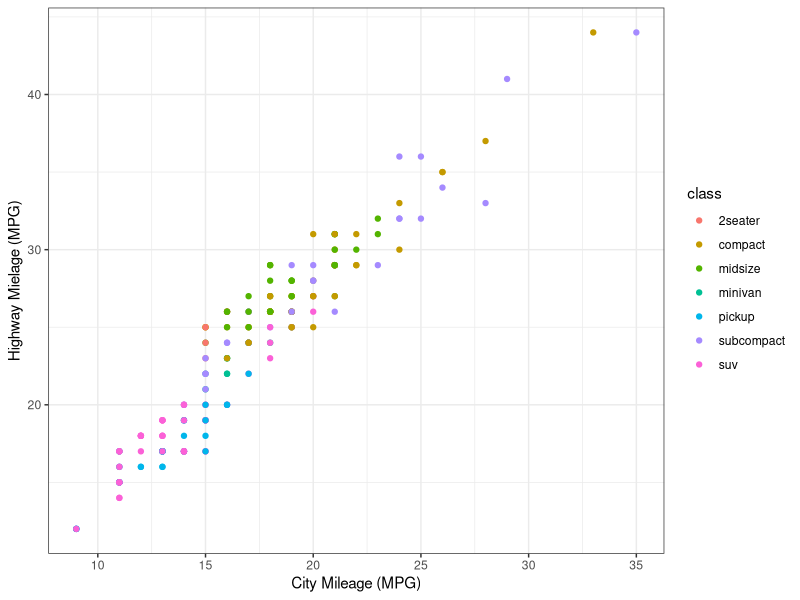
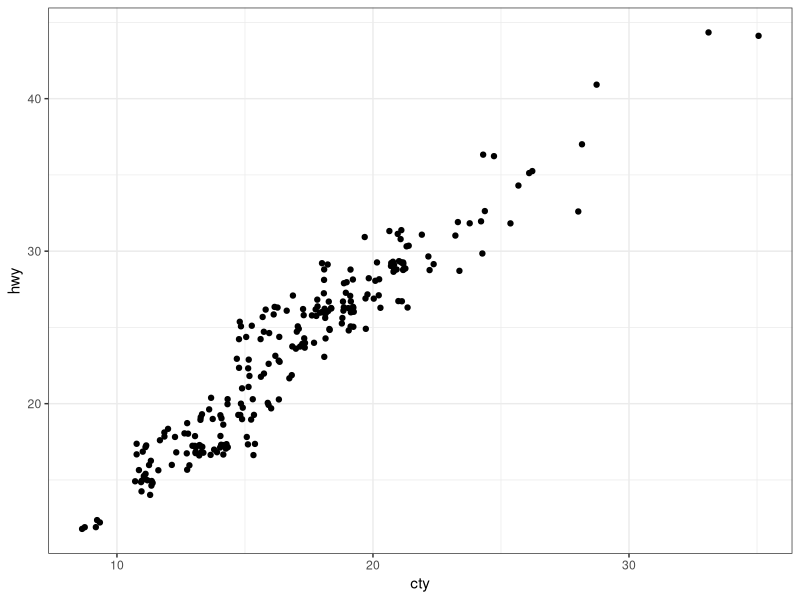
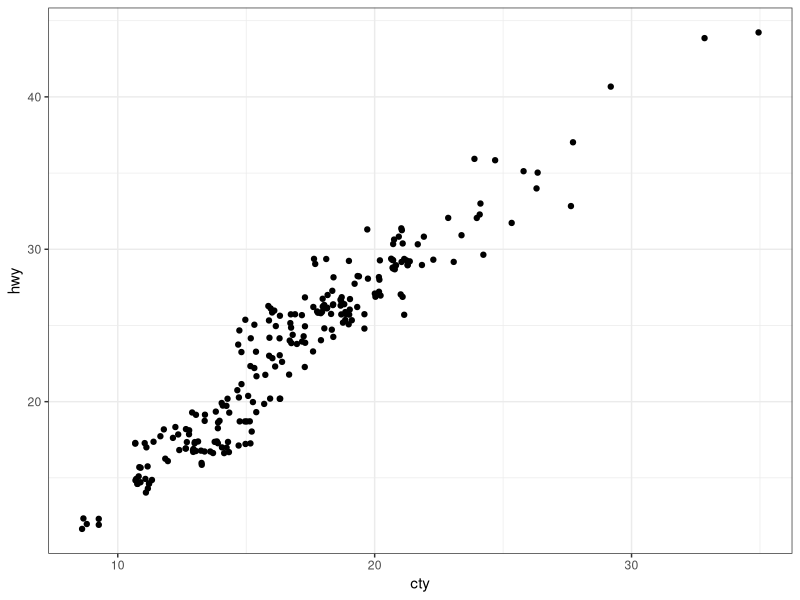
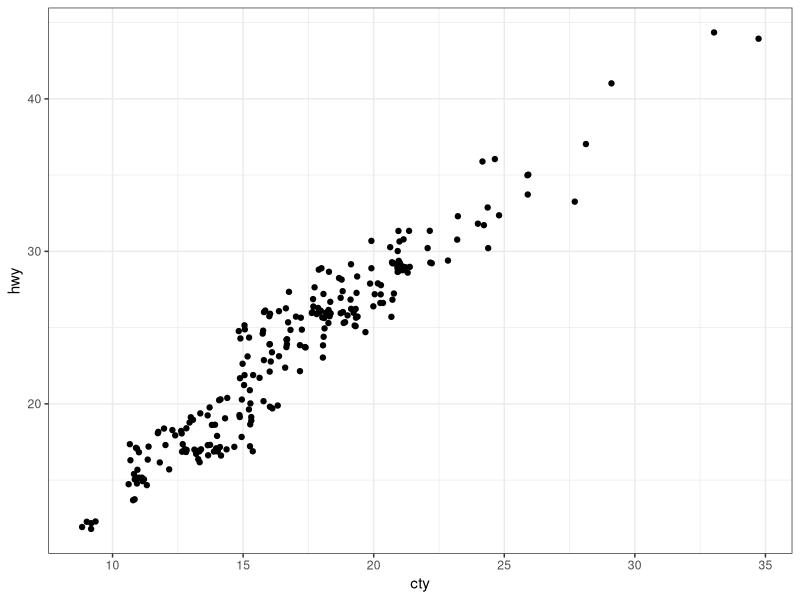
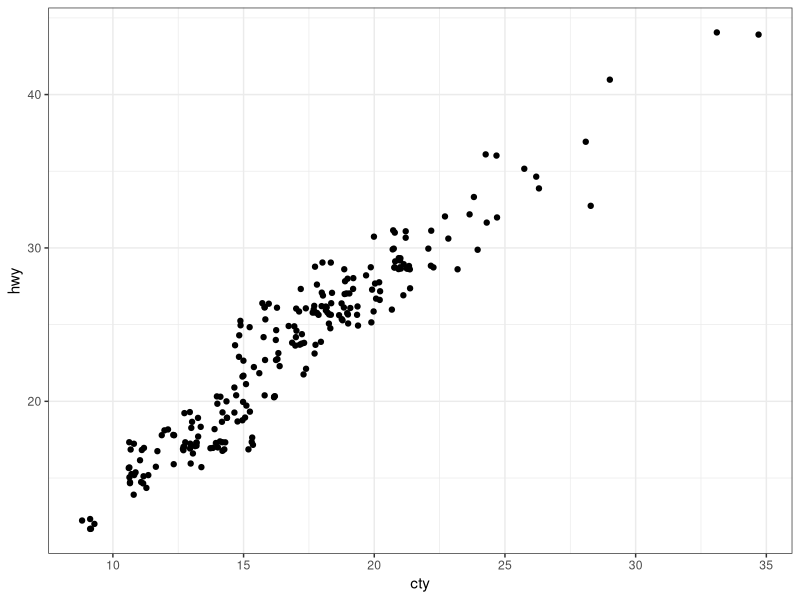
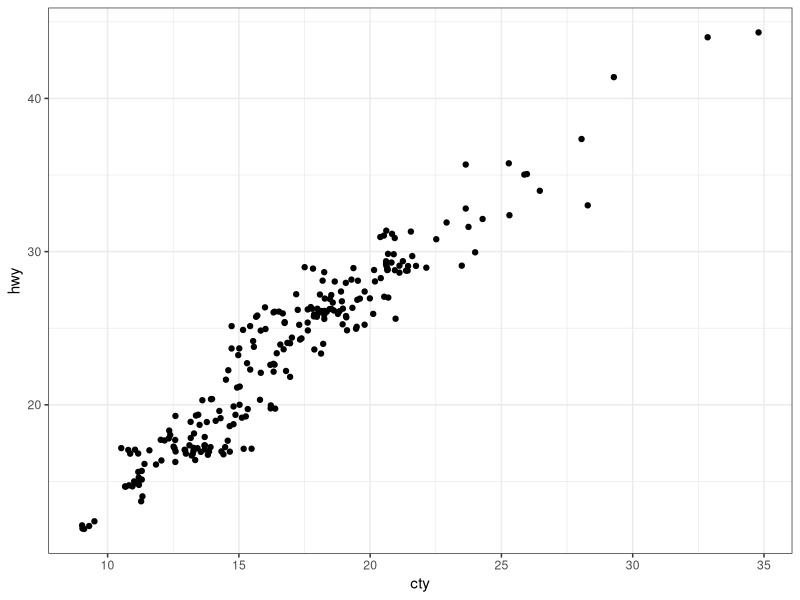
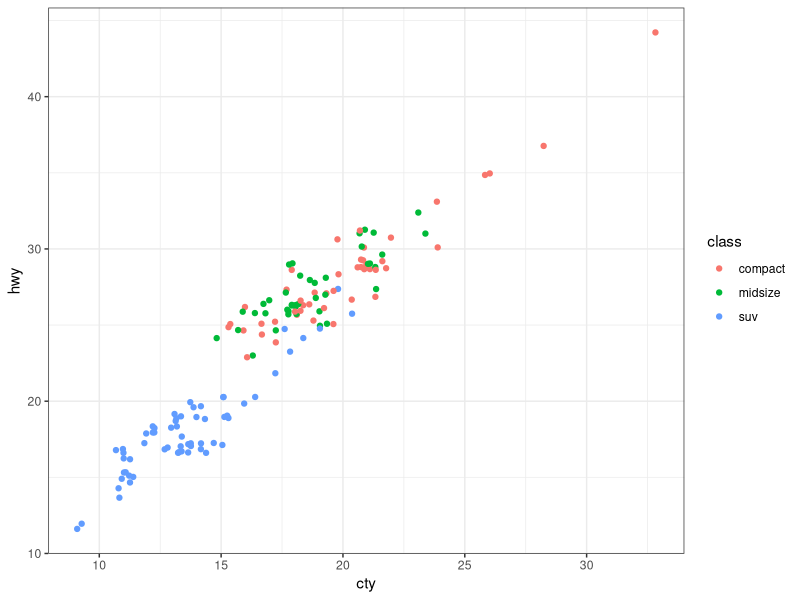
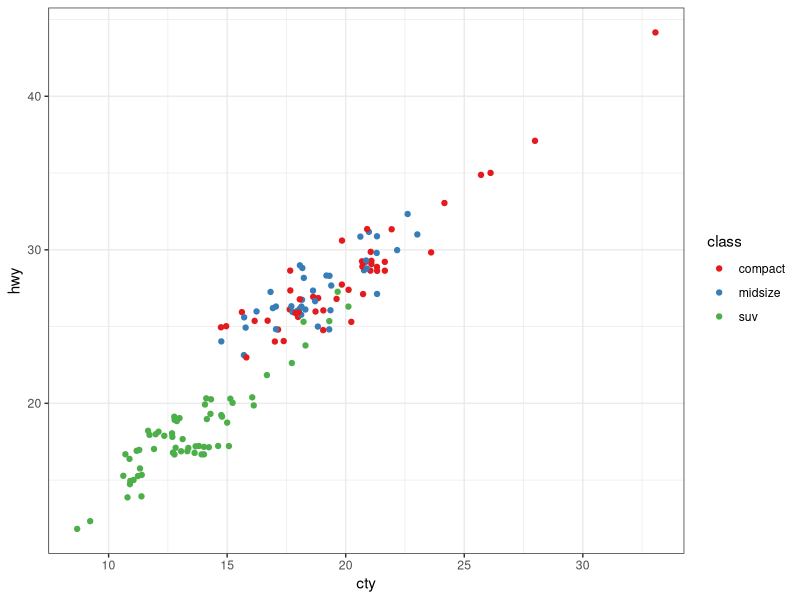

Here is the R script that generated these plots, in order: (Note: this script raises an error after producing the figures.)
# ---------------------------------------------------------- #
#### MODULE 3: Plot even more data!                       ####               
# ---------------------------------------------------------- #

## OBJECTIVE:
# 1. To develop a "grammar of graphics".
# 2. To become comfortable using ggplot2 for exploratory data visualization.


# ---------------------------------------------------------- #
#### SET UP:                                              ####
# ---------------------------------------------------------- #
# REMINDER: In RStudio, open the Rproject for our course (UNCG_DataWrangling), 
# pull any changes from GitHub, and navigate to the branch you created for 
# yourself (just a single branch for the whole semester) in RStudio's Git tab.
# Open this week's assignment in this new branch to complete and submit on GitHub.
# Ideally, you'll commit your answers a bit at a time as you work through
# this assignment, rather than committing all at once at the end.

# Reminder of some helpful resources for graphing in R:
# ggplot Cookbook: http://www.cookbook-r.com/Graphs/
# Official ggplot2 Book: https://ggplot2-book.org/
# Themes in ggplot2: https://ggplot2-book.org/polishing.html#themes

# In ggplot2, aesthetic means “something you can see”. Each aesthetic is a
# mapping between a visual cue and a variable.
# Examples include:
# position (i.e., on the x and y axes)
# color (“outside” color)
# fill (“inside” color)
# shape (of points)
# line type
# size

# Each type of geometric object (geom) accepts only a subset of all aesthetics.
# Refer to the geom help pages to see what mappings each geom accepts. Aesthetic
# mappings are set with the aes() function.

# TASK: We will be using the ggplot2 package for graphing. Fortunately, ggplot2 
# is nested within the tidyverse package (along with many others).
# Start by writing code to load the tidyverse library.
# HINT: see the end of assignment #1 if you forgot how to load a package.
library(tidyverse)

# TASK: Write code below to set your theme to black and white and both your major
# AND minor gridlines to element_blank for all plots you'll be making today.
# HINT: Check back to last week's assignment section 1.9 for setting themes for
# all plots.
theme_set(theme_bw())+
theme(panel.grid.major = element_blank(),
      panel.grid.minor = element_blank()) 
  

# ---------------------------------------------------------- #
#### 1.0 CORRELATION                                      ####
# ---------------------------------------------------------- #

# We learned how to make correlations last week, but it never hurts to get
# more practice! Let's start by using a data set built into ggplot2.
# The mpg dataset looks at the gas efficiency of different cars. Run the following
# code to load the data:
data(mpg, package = "ggplot2")

# TASK: Create a scatterplot (i.e., a dot plot) to relate city and highway mileage.
# Color the points by the class of car (class column) and label the x and y axis 
# to be more informative (City Mileage (MPG) vs Highway Mileage (MPG)).
# HINT: Refer back to last week's assignment or the ggplot help resources if you 
# forget how to make a scatterplot.
mpg

ggplot(mpg, aes (x = cty, y = hwy, color = class))+
         geom_point()+
         xlab("City Mileage (MPG)") + 
         ylab("Highway Mielage (MPG)")
         
# Looks alright, but the graph may be hiding some information...
# QUESTION: How many data points are in the mpg dataframe?
# 234

# QUESTION: Approximately how many dots are in the graph you just made? How does
# that compare to the number of observations in the dataframe?
# Around 80

# Try another correlation-focused geom that addresses this problem by running
# the following code:
ggplot(data=mpg, aes(x=cty, y=hwy)) + 
  geom_jitter()


# QUESTION: What happened when you created the plot with geom_jitter?
# Previously missing points appeared. The axis labels present correspond to column
# names in the dataframe.

# QUESTION: Run the code to create a plot using geom_jitter a second time. Then run it
# again and again. What happens each time? Why is this happening?
ggplot(data=mpg, aes(x=cty, y=hwy)) + 
  geom_jitter()

ggplot(data=mpg, aes(x=cty, y=hwy)) + 
  geom_jitter()

ggplot(data=mpg, aes(x=cty, y=hwy)) + 
  geom_jitter()

# The points moved every time. The points are not smoothened like what we saw
# previously with geom_point.

# TASK: The default in geom_jitter is to jitter (or slightly move) the points away
# from each other in both the x and y directions. Check the help file for geom_jitter
# and write code below to make a graph where you jitter points in only the x-dimension
# by 0.5.
ggplot(data=mpg, aes(x=cty, y=hwy)) + 
  geom_jitter(width = 0.5)


# ---------------------------------------------------------- #
#### 1.1 DETOUR! COLORS, COLORS, COLORS                   ####
# ---------------------------------------------------------- #

# Our world is so colorful, and our graphs can be too! But we want to be mindful
# of our color choices to not only be beautiful, but also informative and accessible.

# TASK: Create a new dataframe that filters our mpg data down to only information
# for car classes compact, midsize, and suv using an %in% statement. Name your 
# new dataframe mpgSubset.
# HINT: Refer back to the Transform assignment if you want help with %in% (or 
# try googling!)
mpgSubset <- mpg %>% 
  filter(class %in% c("compact", "midsize", "suv"))

# ggplot has lots of nice (and some not so nice) built-in color palettes that we 
# can use to fill our bars with color. Try running the following code:
ggplot(data=mpgSubset, aes(x=cty, y=hwy, color=class)) +
  geom_jitter()

# The code above supplies us with ggplot's default color palette, which I find not
# so pleasing. Let's try to change this!

# We can add a statement specifying the scale of colors we would prefer. One way
# to do this is to use other pre-set palettes from ggplot. Run the code below to 
# ask ggplot to use the color brewer's palette called Set 1.
ggplot(data=mpgSubset, aes(x=cty, y=hwy, color=class)) +
  geom_jitter() +
  scale_color_brewer(palette="Set1")

# Alternatively, we could use the "RdBu" palette:
ggplot(data=mpgSubset, aes(x=cty, y=hwy, color=class)) +
  geom_jitter() +
  scale_color_brewer(palette="RdBu")

# QUESTION: Investigate the color brewer's range of palettes at this website: 
# https://r-graph-gallery.com/38-rcolorbrewers-palettes.html
# What do you notice about the colors chosen from each of the palettes that we
# used above? (i.e., does it use the first three colors in the palette? The last
# three? Some other combination?)
# Set 1 game used first three. RdBu gave some other combinations.


# We could also pick out EXACTLY which colors we want for our figure. 
# There are 4 main ways to specify colors in R:
### by name
### by number
### by Hex code
### with the rgb() function

# By Name: R allows you to call more than 600 colors by name! Run the following
# code to see a list:
colors()

# We can put in the colors we chose for each variable by adding the 
# scale_color_manual() function to our plot. Try it out by running the following
# code:
ggplot(data=mpgSubset, aes(x=cty, y=hwy, color=class)) +
  geom_jitter() +
  scale_color_manual(values=c('midnightblue', 'cornflowerblue', 'tomato3'))


# You can also chose colors by number, which are assigned in R.

# TASK: Copy and paste the code to make our scatterplot and replace the color names
# with three numbers of your choice (between 1 and 657). How does your new figure look?
# HINT: remember to remove the quotation marks when calling numbers.

ggplot(data=mpgSubset, aes(x=cty, y=hwy, color=class)) +
  geom_jitter() +
  scale_color_manual(values=c(5, 55, 555))

# QUESTION: How do you think you could figure out which color name belongs to
# each color number?
# HINT: Try creating a dataframe from color() by passing it into the
# as.data.frame() function.
color_num <- as.data.frame(colors) 
color_num

# You can also chose colors by Hex code. A Hex color code is a 6-symbol code made
# of up to three 2-symbol elements (6 symbols in length all together). Each of 
# the 2-symbol elements represents a color value in the Red-Green-Blue (RGB) color
# scale from 0 to 255. Hex codes are written with a # in front of them. Let's try
# out calling our colors using hex code.
ggplot(data=mpgSubset, aes(x=cty, y=hwy, color=class)) +
  geom_jitter() +
  scale_color_manual(values=c('#191970', '#6495ED', '#FF6347'))

# There are two great things about hex codes. First, you can call ANY color you 
# want with a hex code. That is, you're not limited to the 657 colors that are
# in ggplot. By specifying the color by hex code, you can pick literally anything!


# TASK: Google the search term "color picker". This should bring up google's color
# picker (in addition to a billion other color picking websites). Use this color
# picker to generate the hex codes for three new colors of your choice. Then copy
# and paste the above code, replacing the hex codes with your color choices.
ggplot(data=mpgSubset, aes(x=cty, y=hwy, color=class)) +
  geom_jitter() +
  scale_color_manual(values=c('#03fc56', '#9803fc', '#fcdb03'))

# The second great thing about hex codes is that you can control the transparency
# of your colors. Transparency is set in a hex code by adding two extra symbols
# to the end, which together make up the "alpha" element. Adding 00 to the end 
# of your hex code will make your color completely transparent, while adding FF 
# to the end will make it completely opaque. Any number/letters in-between will 
# result in partial transparency. You can find a complete list of transparencies
# between 0-100% here: https://gist.github.com/lopspower/03fb1cc0ac9f32ef38f4

# TASK: Try out transparency by copying and pasting your graph code below and
# adding the alpha element to the end of each of your hex codes to make your
# first color 0% transparent, your second color 50% transparent, and your third
# color 100% transparent.
ggplot(data=mpgSubset, aes(x=cty, y=hwy, color=class)) +
  geom_jitter() +
  scale_color_manual(values=c('#03fc5600', '#9803fc80', '#fcdb03FF'))

# QUESTION: What happened to the point that you set to 100% transparent?
# We can't see them at all because they are 100% transparent.


# Finally, we can set our colors using the rgb() function. This operates very
# similarly to the hex code, where you can pick exactly the color and transparency
# you want. Try it out by running the following code:
ggplot(data=mpgSubset, aes(x=cty, y=hwy, color=class)) +
  geom_jitter() +
  scale_color_manual(values=c(rgb(.10, .10, .44, 1), rgb(.39, .58, .93, 1), rgb(1.0, .39, .28, 1)))

# TASK: Modify the above code to make all of your points 50% transparent.
ggplot(data=mpgSubset, aes(x=cty, y=hwy, color=class)) +
  geom_jitter() +
  scale_color_manual(values=c(rgb(.10, .10, .44, .5), rgb(.39, .58, .93, .5), rgb(1.0, .39, .28, .5)))

# There are so many inventive and artistic people in the world who have expanded
# the offerings for colors in ggplot. Check out some notable ones listed below
# when choosing colors for this assignment.
### Color-blind friendly palettes: https://github.com/JLSteenwyk/ggpubfigs
### Color palettes from vintage National Parks posters: https://github.com/katiejolly/nationalparkcolors
### Color palettes based on Wes Anderson movies: https://github.com/karthik/wesanderson
### Color palettes from famous Dutch paintings: https://github.com/EdwinTh/dutchmasters


# ---------------------------------------------------------- #
#### 1.2 DETOUR! LEGENDS                                  ####
# ---------------------------------------------------------- #

# When you specify colors in your ggplot code, R throws in a bonus legend for free!
# However, this legend is often not as clear or visually appealing as we might 
# prefer. But as with all geometric objects in ggplot, legends can be easily altered.

# Run the following code to create a scatter plot. Feel free to modify the colors
# as you prefer!
ggplot(data=mpgSubset, aes(x=cty, y=hwy, color=class)) +
  geom_jitter()

# QUESTION: Where did ggplot get the legend title and values from?
# It came directly from dataset column name and column value that we specified 
# sin above code to have different colors.

# We could change the title and values in our legend by altering the dataframe
# we are passing into ggplot. But that seems a bit drastic. Instead, we can 
# lean on the same code that specifies our color picks to alter the legend text.
# Try it out by running the following code:
ggplot(data=mpgSubset, aes(x=cty, y=hwy, color=class)) + #making a ggplot from dataset mpgSubset with x-axis as cty, y-axis as hwy, using diffferent colors for different classes of car
  geom_jitter() +  #using jitter points for visualization
  scale_color_manual(values=c('#FCBA03', '#380754', '#496916'), #defining colors for different classes of vehicle
                     name='Class of Car',  # defining legend text
                     breaks=c('suv', 'midsize', 'compact'), # extracting different classes of car in dataset
                     labels=c('SUV', 'Midsize', 'Compact')) # renaming different classes of car available


# TASK: Label each line of the code above with what it is doing.
# HINT: Check the scale_color_manual help file or ggplot Cookbook for more info.


# IMPORTANT: It is important to pay attention to the order you provide ggplot with 
# your color choices and legend labels! Try running the following code:
ggplot(data=mpgSubset, aes(x=cty, y=hwy, color=class)) + 
  geom_jitter() + 
  scale_color_manual(values=c('#FCBA03', '#380754', '#496916'), 
                     name='Class of Car', 
                     breaks=c('suv', 'midsize', 'compact'), 
                     labels=c('Compact', 'SUV', 'Midsize')) 


# QUESTION: What is wrong with the code above? Why is it so important to be
# careful with the order you pass information into ggplot?
# The data originally suv is now visualized as Compact in this ggplot because the
# labels were changed incorrectly in the scale_color_manual.


# While changing the legend text and factor order takes place in the scale_color_manual
# step, moving the legend around on the graph page is part of the graph theme. We
# can try this out using the code below:
ggplot(data=mpgSubset, aes(x=cty, y=hwy, color=class)) + 
  geom_jitter() + 
  theme(legend.position='top')


# TASK: Modify the code above to have the legend display along the bottom of
# the figure.
ggplot(data=mpgSubset, aes(x=cty, y=hwy, color=class)) + 
  geom_jitter() + 
  theme(legend.position='bottom')

# We can also have the legend located within the area of the graph itself! We can 
# do this by specifying the coordinates for where the legend should go within the
# graph axes. First we set the legend position and then we set the anchoring 
# position by justifying the legend.
### bottom left: 0,0
### bottom right: 1,0
### top left: 0,1
### top right: 1,1

# Try it out by running the following code:
ggplot(data=mpgSubset, aes(x=cty, y=hwy, color=class)) + 
  geom_jitter() + 
  theme(legend.position=c(1,0), legend.justification=c(1,0))

# QUESTION: What happens if you don't include the code for legend justification
# above?
ggplot(data=mpgSubset, aes(x=cty, y=hwy, color=class)) + 
  geom_jitter() + 
  theme(legend.position=c(1,0))

# The description/justification of what every colors in the legend did not get
# appropriately presented in the graph.

# TASK: Copy and paste the code from above. Modify it to place the legend in the
# upper left part of the graph.
ggplot(data=mpgSubset, aes(x=cty, y=hwy, color=class)) + 
  geom_jitter() + 
  theme(legend.position=c(0,1), legend.justification=c(0,1))

# Finally, we might want to remove the legend altogether! We would do so by
# modifying the theme as well. 

# TASK: Check the ggplot cookbook to find the legends section. Read what it says 
# about removing the legend. Then copy and paste the graph code from above. Modify
# the code to remove the legend.
ggplot(data=mpgSubset, aes(x=cty, y=hwy, color=class)) + 
  geom_jitter() + 
  theme(legend.position = "none")

# ---------------------------------------------------------- #
#### 2.0 DEVIATION                                        ####
# ---------------------------------------------------------- #

# Used to compare variation in values between small number of items (or categories) 
# with respect to a fixed reference.

# Whether the graphical type is a deviation graph or a composition graph (or a 
# ranking graph) may depend on the underlying data structure.

# We used geom_bar() last week with factor data to create a bar graph. But
# geom_bar() is a bit tricky because it can make EITHER a bar graph or a histogram
# depending on the data you give it. The default of geom_bar() is to set stat to 
# count so if you give it just a continuous x value, it will make a histogram. Try
# it with the following code:
ggplot(data=mpg, aes(x=hwy)) + 
  geom_bar()

# In order to have the geom create bars and not a histogram, you must:
# 1) Set stat = identity
# 2) Provide both an x and a y inside the aes(), where x is either a character 
# or factor and y is numeric.

# TASK: Create a dataframe of summary statistics for the mpg data, calculating the
# mean, standard deviation, and standard error for highway mpg grouping by class.
# Name the resulting dataframe highwayMPG and your new variables hwy_mean, hwy_sd,
# and hwy_se.
# HINT: Look back at the Transform assignment if you forget how to summarize the
# data. Also recall, standard error = 1.96*standard deviation.


# TASK: Create a bar graph showing the average highway MPG on the y-axis and 
# car class on the x-axis. Fill the bars by class. Add in error bar caps that are 20%
# the width pf the bars.
# HINT: Don't forget to change stat from the default in your geom_bar() statement!


# ---------------------------------------------------------- #
#### 2.1 DETOUR! COLORS AND LEGENDS, AGAIN                ####
# ---------------------------------------------------------- #

# Recall that some geometric elements require fills instead of (or sometimes in
# addition to) colors.

# TASK: Create a bar graph with the mpg summary stats with the following parameters:
# (1) Black bar outline
# (2) Bars filled with the color brewer palette "Dark2" using the scale_fill_manual
#     statement
# (3) No legend
# (4) Informative x- and y-axis labels. 

# HINT: Carefully consider whether your color and/or fill should go within an aes() 
# statement, the scale_fill_manual or scale_color_manual statements, or neither.
# If in doubt, try a bunch of ways until it looks how we want it. And consult 
# your helpful ggplot resources on the web.


# ---------------------------------------------------------- #
#### 2.2 DETOUR! AXIS MODIFICATIONS                       ####
# ---------------------------------------------------------- #

# Run the following code, feeling free to modify colors as you prefer:
ggplot(data=highwayMPG, aes(x=class, y=hwy_mean, fill=class)) +
  geom_bar(stat='identity') 

# QUESTION: Where is ggplot getting the x-axis tick labels from?


# Often our tick labels are not the best. We can modify them to be more informative
# or visually appealing by directly modifying the dataframe, but again this feels
# a bit extreme. Instead, we can directly modify the scale of the axis. For axes
# that deal with categories, we are setting the discrete scale. Try it out by
# running the following code:
ggplot(data=highwayMPG, aes(x=class, y=hwy_mean, fill=class)) +
  geom_bar(stat='identity') +
  scale_x_discrete(labels=c('sport', 'compact', 'midsize', 'minivan', 'pickup', 'subcompact', 'SUV'))

# We can also change the scale of the continuous axes, including how large they are
# and where the tick marks fall as follows:
ggplot(data=highwayMPG, aes(x=class, y=hwy_mean, fill=class)) +
  geom_bar(stat='identity') +
  scale_y_continuous(breaks=seq(0, 50, 10)) +
  coord_cartesian(ylim=c(0,50))

# QUESTION: Try running the code above without the coord_cartesian() statement. 
# What is surprising about the resulting graph? Based on this result, what do you
# think the coord_cartesian() statement does?


# We can also add a statement into the scale discrete or continuous statements
# to name our axes, rather than putting in a whole separate step of xlab() or ylab().
# Try it out with the following code:
ggplot(data=highwayMPG, aes(x=class, y=hwy_mean, fill=class)) +
  geom_bar(stat='identity') +
  scale_x_discrete(name='Class of Car') +
  scale_y_continuous(name='Mean Highway MPG')


# Finally, we can flip our axes easily in ggplot as follows:
ggplot(data=highwayMPG, aes(x=class, y=hwy_mean, fill=class)) +
  geom_bar(stat='identity') +
  coord_flip()


# TASK: Let's put it all together. Make a graph of the mpg summary stats with the
# following specifications:
# (1) color by class of car using a color scheme of your choice (not the default)
# (2) plot the class of car on the x-axis and the highway MPG on the y axis
# (3) include better names for the x- and y-axis titles
# (4) include better names for the car classes
# (5) set the scale of the highway mpg to run from 0 to 30 with breaks every 5 
# (6) flip your axes
# (7) remove the legend


# ---------------------------------------------------------- #
#### 3.0 RANKING                                          ####
# ---------------------------------------------------------- #
# Used to compare the position or performance of multiple items with respect to 
# each other. Actual values matters somewhat less than the ranking.

# TASK: Create a dataframe of summary statistics for the mpg data, calculating the
# mean, standard deviation, and standard error for CITY mpg grouping by class.
# Name the resulting dataframe cityMPG and your new variables city_mean, city_sd,
# and city_se.
# HINT: Look back at the Transform assignment if you forget how to summarize the
# data. Also, standard error = 1.96*standard deviation.


# Now we want to plot our data in order from smallest to largest city MPG to get
# a ranking. To do so, we need to use the reorder() function to rearrange the data
# going into our x-axis.
ggplot(cityMPG, aes(x=reorder(class, city_mean), y=city_mean)) + 
  geom_bar(stat="identity")

# TASK: Recreate the above ranking figure to include the following:
# (1) class of car on the x-axis with informative axis and tick labels
# (2) MPG ordered from highest to lowest (hint: try google if you're unsure)
# (3) bars with dary grey outlines and filled by class with your favorite color scheme
# (4) error bars with end caps 30% the width of the bars
# (5) y-axis from 0 to 30 with tick marks every 5
# (6) no legend.


# ---------------------------------------------------------- #
#### 4.0 DISTRIBUTION                                     ####
# ---------------------------------------------------------- #
# When you have lots and lots of data points and want to study where and how the
# data points are distributed.

# Histograms can be accomplished with either geom_bar() or geom_histogram()
ggplot(mpg, aes(hwy)) + 
  geom_histogram()

# TASK: Recreate the graph above, but using geom_bar() instead


# TASK: Try making a histogram with the categorical variable 'manufacturer'.
# What error message do you get?


# QUESTION: What happens when you follow the advice of the error message and 
# make stat='count'?
ggplot(mpg, aes(manufacturer)) + 
  geom_histogram(stat="count")


# TASK: Make a boxplot comparing the distribution of cty (city mileage) for
# each class of car.
# HINT: Look back to last week if you forget how to make a boxplot.


# We can also make a different type of distribution, a violin plot using the 
# geom_violin statement as follows:
ggplot(mpg, aes(x=class, y=cty)) + 
  geom_violin()

# QUESTION: What does a violin plot show? Check google if you're unsure.


# ---------------------------------------------------------- #
#### 5.0 COMPOSITION                                      ####
# ---------------------------------------------------------- #
# Bar charts and pie charts are classic ways of showing composition of a dataset.

# TASK: Let's get some data for this task by determining the number of cars from 
# each car manufacturer in our mpg dataframe. We can do this as follows:
manufacturerFreq <- mpg %>% 
  group_by(manufacturer) %>% 
  summarize(frequency=length(manufacturer)) %>% 
  ungroup()

# TASK: Make a bar graph of the number of cars (frequency) by manufacturer using
# the dataframe we created above.


# We can switch the bar chart you created above into a pie chart simply by changing
# the coordinate system through a series of steps as follows:

ggplot(manufacturerFreq, aes(x=manufacturer, y=frequency)) +
  geom_bar(stat="identity") +
  coord_polar()

ggplot(manufacturerFreq, aes(x=manufacturer, y=frequency, fill=manufacturer)) +
  geom_bar(stat="identity") +
  coord_polar()

ggplot(manufacturerFreq, aes(x="", y=frequency, fill=manufacturer)) +
  geom_bar(stat="identity", width=1) +
  coord_polar()

ggplot(manufacturerFreq, aes(x="", y=frequency, fill=manufacturer)) +
  geom_bar(stat="identity", width=1) +
  coord_polar(theta="y")

ggplot(manufacturerFreq, aes(x="", y=frequency, fill=manufacturer)) +
  geom_bar(stat="identity", width=1) +
  coord_polar(theta="y", start=0) +
  theme_void() +
  theme(legend.title = element_text(size = 12.5), 
        legend.text  = element_text(size = 8.5),
        legend.key.size = unit(.75, "lines"))

# TASK: Annotate the code below to describe what each line does:
ggplot(manufacturerFreq, aes(x="", y=frequency, fill=manufacturer)) +
  geom_bar(stat="identity", width=1) +
  coord_polar(theta="y", start=0) +
  theme_void() +
  theme(legend.title = element_text(size = 12.5), 
        legend.text  = element_text(size = 8.5),
        legend.key.size = unit(.75, "lines"))


# ---------------------------------------------------------- #
#### 6.0 CHANGE                                           ####
# ---------------------------------------------------------- #

# Time series are often best visualized with line graphs. Let's try this out
# with some new data:
data("economics")

# TASK: Use the economics dataset to plot the number of people who are unemployed
# over time (unemploy vs date). Make a scatterplot, then connect the points with 
# lines using geom_line().
# HINT: use ?economics to get more information about this dataset.




# ---------------------------------------------------------- #
#### GROUPS AND MAPS                                      ####
# ---------------------------------------------------------- #

# Let's save these for group project options, this assignment is really long!









# REMEMBER: Save and push your script when you're done with this assignment!
